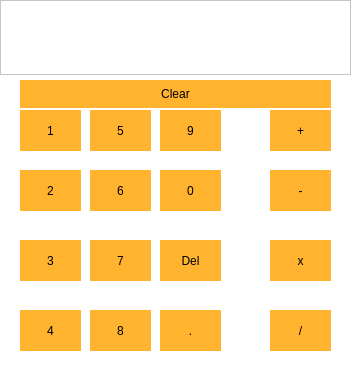
<?xml version="1.0" encoding="UTF-8"?>
<ui version="4.0">
 <class>Calculator</class>
 <widget class="QWidget" name="Calculator">
  <property name="geometry">
   <rect>
    <x>0</x>
    <y>0</y>
    <width>352</width>
    <height>386</height>
   </rect>
  </property>
  <property name="minimumSize">
   <size>
    <width>352</width>
    <height>386</height>
   </size>
  </property>
  <property name="maximumSize">
   <size>
    <width>352</width>
    <height>386</height>
   </size>
  </property>
  <property name="windowTitle">
   <string>Form</string>
  </property>
  <property name="styleSheet">
   <string notr="true">QWidget{
   background-color :rgb(255, 255, 255);


}
QTextEdit{
   background-color :rgb(255, 255, 255);
  color : black;


}
QPushButton{
   background-color :rgb(255, 179, 47);
  border-radius : 1px solid rgb(227, 227, 227) ;
  padding:5px;
  color:black;

 
}
QPushButton:pressed{
   background-color :rgb(255, 237, 162);
  color:black;
 
}</string>
  </property>
  <widget class="QPushButton" name="pushButton">
   <property name="geometry">
    <rect>
     <x>20</x>
     <y>110</y>
     <width>61</width>
     <height>41</height>
    </rect>
   </property>
   <property name="text">
    <string>1</string>
   </property>
  </widget>
  <widget class="QPushButton" name="pushButton_2">
   <property name="geometry">
    <rect>
     <x>20</x>
     <y>170</y>
     <width>61</width>
     <height>41</height>
    </rect>
   </property>
   <property name="text">
    <string>2</string>
   </property>
  </widget>
  <widget class="QPushButton" name="pushButton_3">
   <property name="geometry">
    <rect>
     <x>20</x>
     <y>240</y>
     <width>61</width>
     <height>41</height>
    </rect>
   </property>
   <property name="text">
    <string>3</string>
   </property>
  </widget>
  <widget class="QPushButton" name="pushButton_4">
   <property name="geometry">
    <rect>
     <x>20</x>
     <y>310</y>
     <width>61</width>
     <height>41</height>
    </rect>
   </property>
   <property name="text">
    <string>4</string>
   </property>
  </widget>
  <widget class="QPushButton" name="pushButton_5">
   <property name="geometry">
    <rect>
     <x>90</x>
     <y>110</y>
     <width>61</width>
     <height>41</height>
    </rect>
   </property>
   <property name="text">
    <string>5</string>
   </property>
  </widget>
  <widget class="QPushButton" name="pushButton_6">
   <property name="geometry">
    <rect>
     <x>90</x>
     <y>170</y>
     <width>61</width>
     <height>41</height>
    </rect>
   </property>
   <property name="text">
    <string>6</string>
   </property>
  </widget>
  <widget class="QPushButton" name="pushButton_7">
   <property name="geometry">
    <rect>
     <x>90</x>
     <y>240</y>
     <width>61</width>
     <height>41</height>
    </rect>
   </property>
   <property name="text">
    <string>7</string>
   </property>
  </widget>
  <widget class="QPushButton" name="pushButton_8">
   <property name="geometry">
    <rect>
     <x>90</x>
     <y>310</y>
     <width>61</width>
     <height>41</height>
    </rect>
   </property>
   <property name="text">
    <string>8</string>
   </property>
  </widget>
  <widget class="QPushButton" name="pushButton_9">
   <property name="geometry">
    <rect>
     <x>160</x>
     <y>110</y>
     <width>61</width>
     <height>41</height>
    </rect>
   </property>
   <property name="text">
    <string>9</string>
   </property>
  </widget>
  <widget class="QPushButton" name="pushButton_10">
   <property name="geometry">
    <rect>
     <x>160</x>
     <y>170</y>
     <width>61</width>
     <height>41</height>
    </rect>
   </property>
   <property name="text">
    <string>0</string>
   </property>
  </widget>
  <widget class="QTextEdit" name="textEdit">
   <property name="geometry">
    <rect>
     <x>0</x>
     <y>0</y>
     <width>351</width>
     <height>75</height>
    </rect>
   </property>
  </widget>
  <widget class="QPushButton" name="pushButton_11">
   <property name="geometry">
    <rect>
     <x>160</x>
     <y>310</y>
     <width>61</width>
     <height>41</height>
    </rect>
   </property>
   <property name="text">
    <string>.</string>
   </property>
  </widget>
  <widget class="QPushButton" name="pushButton_12">
   <property name="geometry">
    <rect>
     <x>160</x>
     <y>240</y>
     <width>61</width>
     <height>41</height>
    </rect>
   </property>
   <property name="text">
    <string>Del</string>
   </property>
  </widget>
  <widget class="QPushButton" name="pushButton_13">
   <property name="geometry">
    <rect>
     <x>270</x>
     <y>110</y>
     <width>61</width>
     <height>41</height>
    </rect>
   </property>
   <property name="text">
    <string>+</string>
   </property>
  </widget>
  <widget class="QPushButton" name="pushButton_14">
   <property name="geometry">
    <rect>
     <x>270</x>
     <y>170</y>
     <width>61</width>
     <height>41</height>
    </rect>
   </property>
   <property name="text">
    <string>-</string>
   </property>
  </widget>
  <widget class="QPushButton" name="pushButton_15">
   <property name="geometry">
    <rect>
     <x>270</x>
     <y>240</y>
     <width>61</width>
     <height>41</height>
    </rect>
   </property>
   <property name="text">
    <string>x</string>
   </property>
  </widget>
  <widget class="QPushButton" name="pushButton_16">
   <property name="geometry">
    <rect>
     <x>270</x>
     <y>310</y>
     <width>61</width>
     <height>41</height>
    </rect>
   </property>
   <property name="text">
    <string>/</string>
   </property>
  </widget>
  <widget class="QPushButton" name="pushButton_17">
   <property name="geometry">
    <rect>
     <x>20</x>
     <y>80</y>
     <width>311</width>
     <height>28</height>
    </rect>
   </property>
   <property name="text">
    <string>Clear</string>
   </property>
  </widget>
 </widget>
 <resources/>
 <connections/>
</ui>
